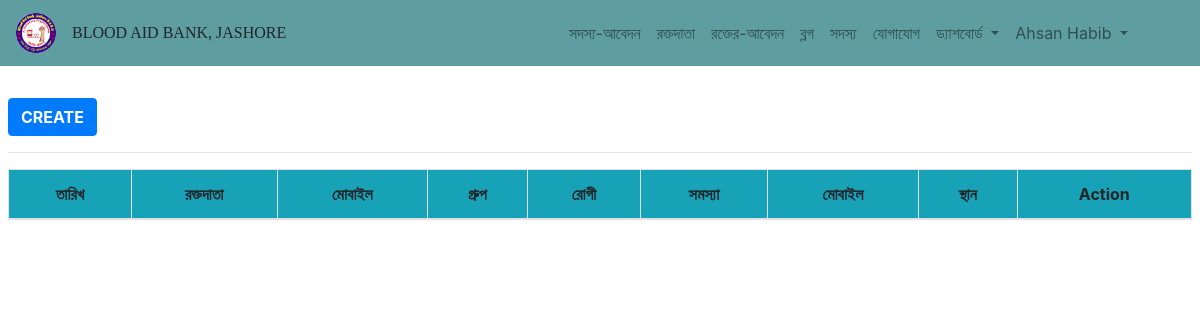
The page /statement/blood-donation/ (signed in) on the database as committed earlier.
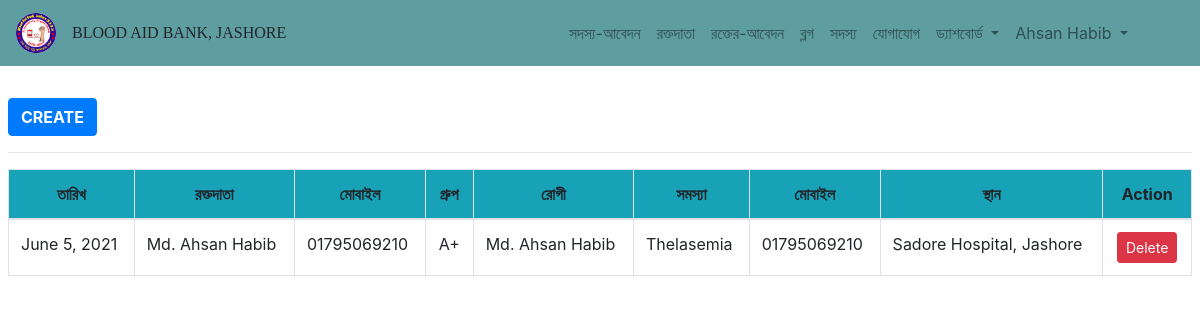
The same page on the database as committed later.
### Statement/models.py (models this page shows, shortened)
class BloodDonation(models.Model):
    BLOOD_GROUP_CHOICE = (
        ('A+', 'A+'),
        ('B+', 'B+'),
        ('O+', 'O+'),
        ('AB+', 'AB+'),
        ('A-', 'A-'),
        ('B-', 'B-'),
        ('O-', 'O-'),
        ('AB-', 'AB-'),
    )
    name1 = models.CharField(max_length = 100, verbose_name = 'রক্তদাতা নাম')
    phone1 = models.CharField(max_length = 14, verbose_name = 'রক্তদাতার নাম্বার')
    blood_group = models.CharField(max_length = 6,default = 'Select', choices = BLOOD_GROUP_CHOICE, verbose_name = 'রক্তের গ্রুপ', null=False)
    name2 = models.CharField(max_length = 100, verbose_name = 'রোগীর নাম')
    problem = models.CharField(max_length = 14, verbose_name = 'রোগীর সমস্যা')
    phone2 = models.CharField(max_length = 14, verbose_name = 'রোগীর নাম্বার')
    date = models.DateField(auto_now_add=True)
    location = models.CharField(max_length = 100, verbose_name = 'রক্তদানের স্থান')
    bag = models.IntegerField(default=1, verbose_name = 'রক্তের পরিমাণ')
    ref_name = models.ForeignKey(OrganizationMember, on_delete=models.CASCADE, verbose_name="রেফারেন্স")

### Statement/views.py (the view)
# urls.py: path('blood-donation/', views.show_blood_statment, name='show_bloodstatement'),
@login_required
def show_blood_statment(request):
    blood_donation = BloodDonation.objects.order_by('-date').all()
    return render(request, 'Statement/blood_statement.html', context={'blood_donation':blood_donation})

### templates/Statement/blood_statement.html
{% extends "base.html" %}
{% load crispy_forms_tags %}
{% load static %}
{% block content %}
<div class="px-2 py-5" style="margin-top: 50px">
    <div>
        <a class="btn btn-primary font-weight-bold" type="button" href="{% url 'Statement:add_bloodstatement' %}">CREATE</a>
        <hr>
    </div>
    <div class="table-responsive mt-0">
        <table class="table table-bordered">
            <thead class="bg-info text-center">
              <tr>
                <th scope="col">তারিখ</th>
                <th scope="col">রক্তদাতা</th>
                <th scope="col">মোবাইল</th>
                <th scope="col">গ্রুপ</th>
                <th scope="col">রোগী</th>
                <th scope="col">সমস্যা</th>
                <th scope="col">মোবাইল</th>
                <th scope="col">স্থান</th>
                <th scope="col">Action</th>
              </tr>
            </thead>
            <tbody>
              {% for l in blood_donation %}
                  <tr>
                    <td>{{l.date}}</td>
                    <td>{{l.name1}}</td>
                    <td>{{l.phone1}}</td>
                    <td class="text-center">{{l.blood_group}}</td>
                    <td>{{l.name2}}</td>
                    <td>{{l.problem}}</td>
                    <td>{{l.phone2}}</td>
                    <td>{{l.location}}</td>
                    <td class="text-center">
                      <a class="btn btn-sm btn-danger" href="{% url 'Statement:delete_bloodstatement' l.id %}">Delete</a>
                  </td>
                  </tr>
                {% endfor %}
            </tbody>
          </table>
    </div>
</div>
{% endblock %}

Rows that differ between the two databases and show on the page:
added BloodDonation: date "June 5, 2021", name1 "Md. Ahsan Habib", phone1 "01795069210", blood_group "A+", name2 "Md. Ahsan Habib", problem "Thelasemia", phone2 "01795069210", location "Sadore Hospital, Jashore"
